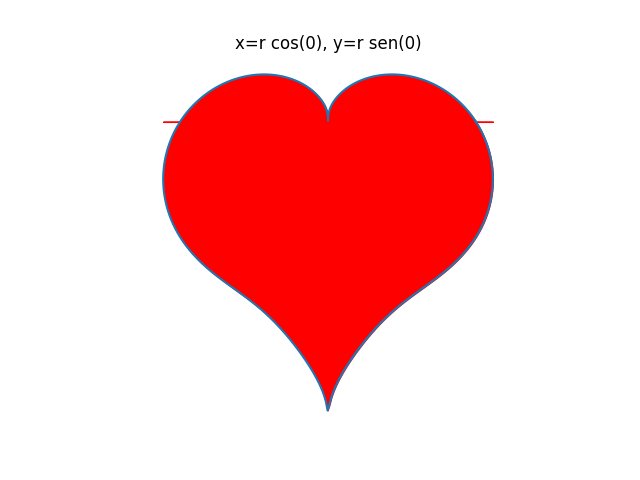

This chart was generated by the following Python code:
import matplotlib.pyplot as plt
import numpy as np

teta = np.linspace(0, 2*np.pi, 1000)
r = 2 - 2 * np.sin(teta) + np.sin(teta) * (np.sqrt(np.abs(np.cos(teta)))) / (np.sin(teta) + 1.4)
x = r * np.cos(teta)
y = r * np.sin(teta)

plt.plot(x, y)
plt.fill_between(x, y, color='red') 
plt.title('x=r cos(0), y=r sen(0)')
plt.gca().set_facecolor('k')
plt.axis('equal')  
plt.axis('off')  
plt.savefig('parte5_2.png')
